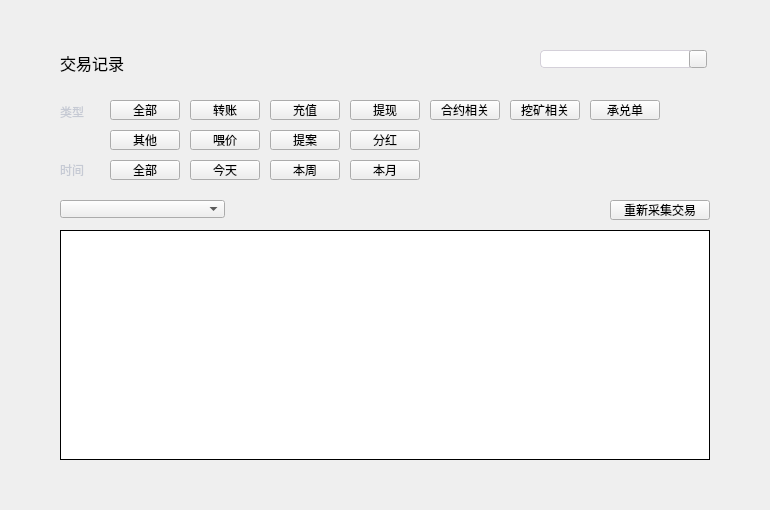
<?xml version="1.0" encoding="UTF-8"?>
<ui version="4.0">
 <class>AllTransactionWidget</class>
 <widget class="QWidget" name="AllTransactionWidget">
  <property name="geometry">
   <rect>
    <x>0</x>
    <y>0</y>
    <width>770</width>
    <height>510</height>
   </rect>
  </property>
  <property name="font">
   <font>
    <family>Microsoft YaHei UI Light</family>
   </font>
  </property>
  <property name="windowTitle">
   <string>Form</string>
  </property>
  <widget class="QLabel" name="title_label">
   <property name="geometry">
    <rect>
     <x>60</x>
     <y>50</y>
     <width>200</width>
     <height>26</height>
    </rect>
   </property>
   <property name="font">
    <font>
     <pointsize>12</pointsize>
    </font>
   </property>
   <property name="text">
    <string>交易记录</string>
   </property>
  </widget>
  <widget class="QLabel" name="label">
   <property name="geometry">
    <rect>
     <x>60</x>
     <y>102</y>
     <width>50</width>
     <height>20</height>
    </rect>
   </property>
   <property name="styleSheet">
    <string notr="true">color: rgb(198, 202, 212);
font: 11px &quot;微软雅黑&quot;;</string>
   </property>
   <property name="text">
    <string>类型</string>
   </property>
  </widget>
  <widget class="QLabel" name="label_2">
   <property name="geometry">
    <rect>
     <x>60</x>
     <y>160</y>
     <width>50</width>
     <height>20</height>
    </rect>
   </property>
   <property name="styleSheet">
    <string notr="true">color: rgb(198, 202, 212);
font: 11px &quot;微软雅黑&quot;;</string>
   </property>
   <property name="text">
    <string>时间</string>
   </property>
  </widget>
  <widget class="QPushButton" name="typeAllBtn">
   <property name="geometry">
    <rect>
     <x>110</x>
     <y>100</y>
     <width>70</width>
     <height>20</height>
    </rect>
   </property>
   <property name="cursor">
    <cursorShape>PointingHandCursor</cursorShape>
   </property>
   <property name="styleSheet">
    <string notr="true"/>
   </property>
   <property name="text">
    <string>全部</string>
   </property>
  </widget>
  <widget class="QPushButton" name="typeTransferBtn">
   <property name="geometry">
    <rect>
     <x>190</x>
     <y>100</y>
     <width>70</width>
     <height>20</height>
    </rect>
   </property>
   <property name="cursor">
    <cursorShape>PointingHandCursor</cursorShape>
   </property>
   <property name="styleSheet">
    <string notr="true"/>
   </property>
   <property name="text">
    <string>转账</string>
   </property>
  </widget>
  <widget class="QPushButton" name="typeDepositBtn">
   <property name="geometry">
    <rect>
     <x>270</x>
     <y>100</y>
     <width>70</width>
     <height>20</height>
    </rect>
   </property>
   <property name="cursor">
    <cursorShape>PointingHandCursor</cursorShape>
   </property>
   <property name="styleSheet">
    <string notr="true"/>
   </property>
   <property name="text">
    <string>充值</string>
   </property>
  </widget>
  <widget class="QPushButton" name="typeWithdrawBtn">
   <property name="geometry">
    <rect>
     <x>350</x>
     <y>100</y>
     <width>70</width>
     <height>20</height>
    </rect>
   </property>
   <property name="cursor">
    <cursorShape>PointingHandCursor</cursorShape>
   </property>
   <property name="styleSheet">
    <string notr="true"/>
   </property>
   <property name="text">
    <string>提现</string>
   </property>
  </widget>
  <widget class="QPushButton" name="typeContractBtn">
   <property name="geometry">
    <rect>
     <x>430</x>
     <y>100</y>
     <width>70</width>
     <height>20</height>
    </rect>
   </property>
   <property name="cursor">
    <cursorShape>PointingHandCursor</cursorShape>
   </property>
   <property name="styleSheet">
    <string notr="true"/>
   </property>
   <property name="text">
    <string>合约相关</string>
   </property>
  </widget>
  <widget class="QPushButton" name="typeOtherBtn">
   <property name="geometry">
    <rect>
     <x>110</x>
     <y>130</y>
     <width>70</width>
     <height>20</height>
    </rect>
   </property>
   <property name="cursor">
    <cursorShape>PointingHandCursor</cursorShape>
   </property>
   <property name="styleSheet">
    <string notr="true"/>
   </property>
   <property name="text">
    <string>其他</string>
   </property>
  </widget>
  <widget class="QPushButton" name="timeAllBtn">
   <property name="geometry">
    <rect>
     <x>110</x>
     <y>160</y>
     <width>70</width>
     <height>20</height>
    </rect>
   </property>
   <property name="cursor">
    <cursorShape>PointingHandCursor</cursorShape>
   </property>
   <property name="styleSheet">
    <string notr="true"/>
   </property>
   <property name="text">
    <string>全部</string>
   </property>
  </widget>
  <widget class="QPushButton" name="timeDayBtn">
   <property name="geometry">
    <rect>
     <x>190</x>
     <y>160</y>
     <width>70</width>
     <height>20</height>
    </rect>
   </property>
   <property name="cursor">
    <cursorShape>PointingHandCursor</cursorShape>
   </property>
   <property name="styleSheet">
    <string notr="true"/>
   </property>
   <property name="text">
    <string>今天</string>
   </property>
  </widget>
  <widget class="QPushButton" name="timeWeekBtn">
   <property name="geometry">
    <rect>
     <x>270</x>
     <y>160</y>
     <width>70</width>
     <height>20</height>
    </rect>
   </property>
   <property name="cursor">
    <cursorShape>PointingHandCursor</cursorShape>
   </property>
   <property name="styleSheet">
    <string notr="true"/>
   </property>
   <property name="text">
    <string>本周</string>
   </property>
  </widget>
  <widget class="QPushButton" name="timeMonthBtn">
   <property name="geometry">
    <rect>
     <x>350</x>
     <y>160</y>
     <width>70</width>
     <height>20</height>
    </rect>
   </property>
   <property name="cursor">
    <cursorShape>PointingHandCursor</cursorShape>
   </property>
   <property name="styleSheet">
    <string notr="true"/>
   </property>
   <property name="text">
    <string>本月</string>
   </property>
  </widget>
  <widget class="QComboBox" name="accountComboBox">
   <property name="geometry">
    <rect>
     <x>60</x>
     <y>200</y>
     <width>165</width>
     <height>18</height>
    </rect>
   </property>
   <property name="font">
    <font>
     <family>微软雅黑</family>
     <weight>50</weight>
     <bold>false</bold>
    </font>
   </property>
   <property name="focusPolicy">
    <enum>Qt::NoFocus</enum>
   </property>
   <property name="styleSheet">
    <string notr="true"/>
   </property>
  </widget>
  <widget class="QLabel" name="addressLabel">
   <property name="geometry">
    <rect>
     <x>250</x>
     <y>200</y>
     <width>300</width>
     <height>20</height>
    </rect>
   </property>
   <property name="font">
    <font>
     <family>微软雅黑</family>
    </font>
   </property>
   <property name="styleSheet">
    <string notr="true">QLabel{color: rgb(192, 196, 212);}</string>
   </property>
   <property name="text">
    <string/>
   </property>
   <property name="alignment">
    <set>Qt::AlignLeading|Qt::AlignLeft|Qt::AlignVCenter</set>
   </property>
   <property name="textInteractionFlags">
    <set>Qt::LinksAccessibleByMouse|Qt::TextSelectableByMouse</set>
   </property>
  </widget>
  <widget class="QTableWidget" name="transactionsTableWidget">
   <property name="geometry">
    <rect>
     <x>60</x>
     <y>230</y>
     <width>650</width>
     <height>230</height>
    </rect>
   </property>
   <property name="cursor" stdset="0">
    <cursorShape>PointingHandCursor</cursorShape>
   </property>
   <property name="layoutDirection">
    <enum>Qt::LeftToRight</enum>
   </property>
   <property name="styleSheet">
    <string notr="true"/>
   </property>
   <property name="frameShape">
    <enum>QFrame::Box</enum>
   </property>
   <property name="frameShadow">
    <enum>QFrame::Plain</enum>
   </property>
   <property name="verticalScrollBarPolicy">
    <enum>Qt::ScrollBarAsNeeded</enum>
   </property>
   <property name="horizontalScrollBarPolicy">
    <enum>Qt::ScrollBarAlwaysOff</enum>
   </property>
   <property name="autoScroll">
    <bool>true</bool>
   </property>
   <property name="editTriggers">
    <set>QAbstractItemView::NoEditTriggers</set>
   </property>
   <property name="selectionMode">
    <enum>QAbstractItemView::NoSelection</enum>
   </property>
   <property name="iconSize">
    <size>
     <width>19</width>
     <height>12</height>
    </size>
   </property>
   <property name="showGrid">
    <bool>true</bool>
   </property>
   <property name="gridStyle">
    <enum>Qt::SolidLine</enum>
   </property>
   <attribute name="horizontalHeaderVisible">
    <bool>false</bool>
   </attribute>
   <attribute name="horizontalHeaderCascadingSectionResizes">
    <bool>false</bool>
   </attribute>
   <attribute name="horizontalHeaderHighlightSections">
    <bool>false</bool>
   </attribute>
   <attribute name="verticalHeaderVisible">
    <bool>false</bool>
   </attribute>
   <attribute name="verticalHeaderHighlightSections">
    <bool>false</bool>
   </attribute>
   <column>
    <property name="text">
     <string>区块高度</string>
    </property>
    <property name="font">
     <font>
      <family>微软雅黑</family>
     </font>
    </property>
    <property name="textAlignment">
     <set>AlignCenter</set>
    </property>
   </column>
   <column>
    <property name="text">
     <string>时间</string>
    </property>
    <property name="font">
     <font>
      <family>微软雅黑</family>
     </font>
    </property>
    <property name="textAlignment">
     <set>AlignCenter</set>
    </property>
   </column>
   <column>
    <property name="text">
     <string>对方账户</string>
    </property>
    <property name="font">
     <font>
      <family>微软雅黑</family>
     </font>
    </property>
    <property name="textAlignment">
     <set>AlignCenter</set>
    </property>
   </column>
   <column>
    <property name="text">
     <string>数量</string>
    </property>
    <property name="font">
     <font>
      <family>微软雅黑</family>
     </font>
    </property>
    <property name="textAlignment">
     <set>AlignCenter</set>
    </property>
   </column>
   <column>
    <property name="text">
     <string>手续费(HX)</string>
    </property>
    <property name="font">
     <font>
      <family>微软雅黑</family>
     </font>
    </property>
    <property name="textAlignment">
     <set>AlignCenter</set>
    </property>
   </column>
   <column>
    <property name="text">
     <string>交易ID</string>
    </property>
    <property name="font">
     <font>
      <family>微软雅黑</family>
     </font>
    </property>
    <property name="textAlignment">
     <set>AlignCenter</set>
    </property>
   </column>
   <column>
    <property name="text">
     <string>状态</string>
    </property>
    <property name="font">
     <font>
      <family>微软雅黑</family>
     </font>
    </property>
    <property name="textAlignment">
     <set>AlignCenter</set>
    </property>
   </column>
   <column>
    <property name="text">
     <string>类型</string>
    </property>
    <property name="font">
     <font>
      <family>微软雅黑</family>
     </font>
    </property>
    <property name="textAlignment">
     <set>AlignCenter</set>
    </property>
   </column>
  </widget>
  <widget class="QPushButton" name="typeMineBtn">
   <property name="geometry">
    <rect>
     <x>510</x>
     <y>100</y>
     <width>70</width>
     <height>20</height>
    </rect>
   </property>
   <property name="cursor">
    <cursorShape>PointingHandCursor</cursorShape>
   </property>
   <property name="styleSheet">
    <string notr="true"/>
   </property>
   <property name="text">
    <string>挖矿相关</string>
   </property>
  </widget>
  <widget class="QPushButton" name="typeGuaranteeBtn">
   <property name="geometry">
    <rect>
     <x>590</x>
     <y>100</y>
     <width>70</width>
     <height>20</height>
    </rect>
   </property>
   <property name="cursor">
    <cursorShape>PointingHandCursor</cursorShape>
   </property>
   <property name="styleSheet">
    <string notr="true"/>
   </property>
   <property name="text">
    <string>承兑单</string>
   </property>
  </widget>
  <widget class="QLineEdit" name="searchLineEdit">
   <property name="geometry">
    <rect>
     <x>540</x>
     <y>50</y>
     <width>150</width>
     <height>18</height>
    </rect>
   </property>
   <property name="styleSheet">
    <string notr="true">border:1px solid rgb(212,208,217);border-top-left-radius:4px;border-bottom-left-radius:4px;
color: rgb(137,129,161);padding: 0px 5px 0px 5px;
font: 11px &quot;微软雅黑&quot;;
</string>
   </property>
  </widget>
  <widget class="QPushButton" name="searchBtn">
   <property name="geometry">
    <rect>
     <x>689</x>
     <y>50</y>
     <width>18</width>
     <height>18</height>
    </rect>
   </property>
   <property name="cursor">
    <cursorShape>PointingHandCursor</cursorShape>
   </property>
   <property name="styleSheet">
    <string notr="true">border-image: url(:/ui/wallet_ui/searchBtn.png);</string>
   </property>
   <property name="text">
    <string/>
   </property>
  </widget>
  <widget class="QStackedWidget" name="stackedWidget">
   <property name="geometry">
    <rect>
     <x>0</x>
     <y>466</y>
     <width>770</width>
     <height>41</height>
    </rect>
   </property>
  </widget>
  <widget class="QPushButton" name="typeFeedPriceBtn">
   <property name="geometry">
    <rect>
     <x>190</x>
     <y>130</y>
     <width>70</width>
     <height>20</height>
    </rect>
   </property>
   <property name="cursor">
    <cursorShape>PointingHandCursor</cursorShape>
   </property>
   <property name="styleSheet">
    <string notr="true"/>
   </property>
   <property name="text">
    <string>喂价</string>
   </property>
  </widget>
  <widget class="QPushButton" name="typeProposalBtn">
   <property name="geometry">
    <rect>
     <x>270</x>
     <y>130</y>
     <width>70</width>
     <height>20</height>
    </rect>
   </property>
   <property name="cursor">
    <cursorShape>PointingHandCursor</cursorShape>
   </property>
   <property name="styleSheet">
    <string notr="true"/>
   </property>
   <property name="text">
    <string>提案</string>
   </property>
  </widget>
  <widget class="QPushButton" name="typeBonusBtn">
   <property name="geometry">
    <rect>
     <x>350</x>
     <y>130</y>
     <width>70</width>
     <height>20</height>
    </rect>
   </property>
   <property name="cursor">
    <cursorShape>PointingHandCursor</cursorShape>
   </property>
   <property name="styleSheet">
    <string notr="true"/>
   </property>
   <property name="text">
    <string>分红</string>
   </property>
  </widget>
  <widget class="QToolButton" name="clearDBBtn">
   <property name="geometry">
    <rect>
     <x>610</x>
     <y>200</y>
     <width>100</width>
     <height>20</height>
    </rect>
   </property>
   <property name="cursor">
    <cursorShape>PointingHandCursor</cursorShape>
   </property>
   <property name="styleSheet">
    <string notr="true"/>
   </property>
   <property name="text">
    <string>重新采集交易</string>
   </property>
  </widget>
 </widget>
 <resources/>
 <connections/>
</ui>
